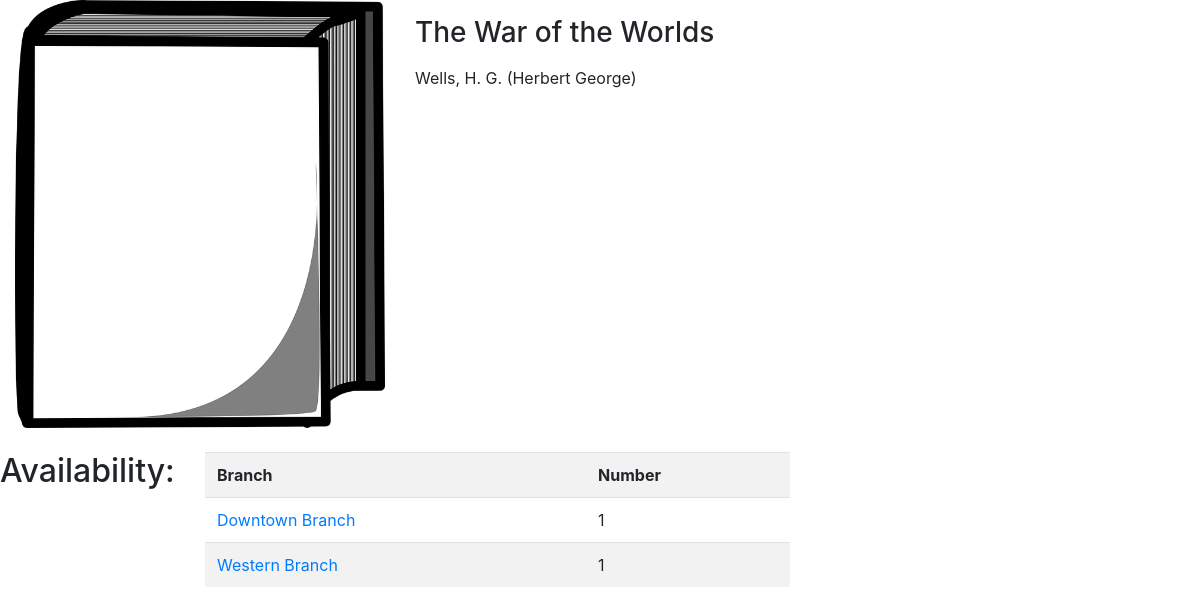
/book/ 000000036, run on the app's committed database.
### tables this page shows
CREATE TABLE BOOKS(ISBN CHAR(10) PRIMARY KEY,
BTITLE VARCHAR(512),
BAUTHOR VARCHAR(64),
DDS CHAR(14),
BSUBJECT CHAR(32),
BGENRE CHAR(24),
BLANGUAGE VARCHAR(64),
BDESC VARCHAR(4096),
BPUB VARCHAR(64),
BYEAR DATE
);

CREATE TABLE BRANCHES(BID CHAR(6) PRIMARY KEY,
BNAME VARCHAR(64) UNIQUE NOT NULL,
BADDRESS VARCHAR(512),
BPHONE NUMERIC(10),
BFAX NUMERIC(10)
);

### app.py (the view)
@app.route("/book/<isbn>")
def getBookInfo(isbn):
    tempConn = sqlite3.connect("app.db")
    tempCursor = tempConn.cursor()
    book = tempCursor.execute(
        f'SELECT * FROM BOOKS WHERE ISBN ="{isbn}";').fetchone()
    branches = tempCursor.execute(f"""SELECT B.BNAME, COUNT(*)
        FROM (
            SELECT *
            FROM STORES_B S JOIN BOOKS B ON S.ISBN = B.ISBN
        ) AS B_TO_P JOIN BRANCHES B ON B.BID=B_TO_P.BID
        WHERE B_TO_P.ISBN='{isbn}'
        GROUP BY B.BID, B_TO_P.ISBN;""").fetchall()
    return render_template("book.html", book=book, branches=branches)

### templates/book.html (shortened to what this page needs)
<html>
<head>
    <link rel="stylesheet" href="https://maxcdn.bootstrapcdn.com/bootstrap/4.0.0/css/bootstrap.min.css"
>
</head>
<body>
    <div class="container-fluid">
        <div class="row">
            <div class="col-md-4">
                <img src={{ url_for('static', filename='cover.webp') }} class="img-fluid"></img>
            </div>
            <div class="col-md-6">
                <p>
                <h3>{{ book[1] }}</h3>
                </p>
                <p>
                    {{ book[2] }}
                </p>
            </div>
        </div>
    </div>
    <br>
    <div class="row">
        <div class="col-md-2">
            <h2>Availability:</h2>
        </div>
        <div class="col-md-6">
            <table class="table table-striped">
                <tr>
                    <th>Branch</th>
                    <th>Number</th>
                </tr>
                {% for each in branches %}
                <tr>
                    <td><a href="/branches">{{ each[0] }}</a></td>
                    <td>{{ each[1] }}</td>
                </tr>
                {% endfor %}
            </table>
        </div>
    </div>
</body>
</html>

### data on the page
BOOKS: BTITLE "The War of the Worlds", BAUTHOR "Wells, H. G. (Herbert George)"
BRANCHES: BNAME "Downtown Branch", each "1"
BRANCHES: BNAME "Western Branch", each "1"
